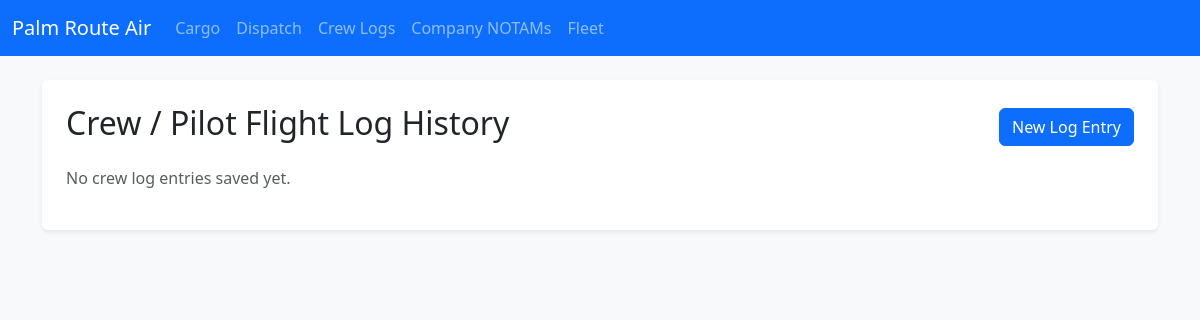
The page /crew/history on the database as committed earlier.
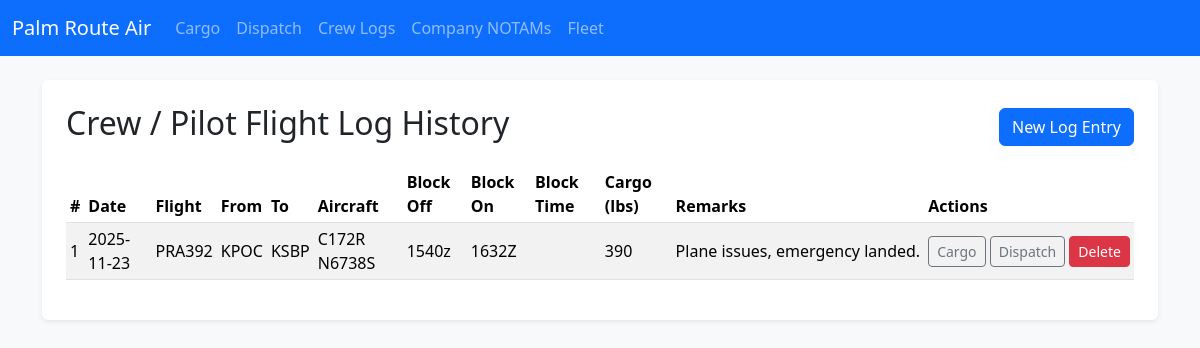
The same page on the database as committed later.
### app.py (models this page shows)
class CrewLog(db.Model):
    id = db.Column(db.Integer, primary_key=True)
    date = db.Column(db.String(20))
    flight_id = db.Column(db.String(20))
    origin = db.Column(db.String(10))
    destination = db.Column(db.String(10))
    aircraft = db.Column(db.String(50))
    block_off = db.Column(db.String(10))
    block_on = db.Column(db.String(10))
    block_time = db.Column(db.String(10))
    cargo_weight = db.Column(db.String(20))
    fuel_used = db.Column(db.String(20))  # actual fuel used (numeric)
    remarks = db.Column(db.Text)
    dispatch_release_id = db.Column(db.Integer, db.ForeignKey('dispatch_release.id'))
    cargo_manifest_id = db.Column(db.Integer, db.ForeignKey('cargo_manifest.id'))
    dispatch_release = db.relationship('DispatchRelease', lazy='joined')
    cargo_manifest = db.relationship('CargoManifest', lazy='joined')

### app.py (the view)
@app.route('/crew/history')
def crew_history():
    logs = CrewLog.query.order_by(CrewLog.id.desc()).all()
    return render_template('crew_history.html', logs=logs)

### templates/crew_history.html
{% extends 'base.html' %}
{% block content %}
<div class="p-4 bg-white rounded shadow-sm">
  <div class="d-flex justify-content-between align-items-center mb-3">
    <h2>Crew / Pilot Flight Log History</h2>
    <a href="{{ url_for('crew') }}" class="btn btn-primary">New Log Entry</a>
  </div>
  {% if logs %}
  <div class="table-responsive">
    <table class="table table-sm table-striped align-middle">
      <thead>
        <tr>
          <th>#</th>
          <th>Date</th>
          <th>Flight</th>
          <th>From</th>
          <th>To</th>
          <th>Aircraft</th>
          <th>Block Off</th>
          <th>Block On</th>
          <th>Block Time</th>
          <th>Cargo (lbs)</th>
          <th>Remarks</th>
          <th>Actions</th>
        </tr>
      </thead>
      <tbody>
        {% for l in logs %}
        <tr>
          <td>{{ l.id }}</td>
          <td>{{ l.date }}</td>
          <td>{{ l.flight_id }}</td>
          <td>{{ l.origin }}</td>
          <td>{{ l.destination }}</td>
          <td>{{ l.aircraft }}</td>
          <td>{{ l.block_off }}</td>
          <td>{{ l.block_on }}</td>
          <td>{{ l.block_time }}</td>
          <td>{{ l.cargo_weight }}</td>
          <td style="max-width: 260px; white-space: nowrap; overflow: hidden; text-overflow: ellipsis;">{{ l.remarks }}</td>
          <td class="text-nowrap">
            <a class="btn btn-outline-secondary btn-sm" href="{{ url_for('cargo', date=l.date, flight_id=l.flight_id, aircraft=l.aircraft, departure=l.origin, arrival=l.destination) }}">Cargo</a>
            <a class="btn btn-outline-secondary btn-sm" href="{{ url_for('dispatch', date=l.date, flight_id=l.flight_id, aircraft=l.aircraft, departure=l.origin, destination=l.destination) }}">Dispatch</a>
            <form action="{{ url_for('delete_crew', id=l.id) }}" method="post" class="d-inline">
              <button class="btn btn-danger btn-sm" onclick="return confirm('Delete this crew log entry?')">Delete</button>
            </form>
          </td>
        </tr>
        {% endfor %}
      </tbody>
    </table>
  </div>
  {% else %}
  <p class="text-muted">No crew log entries saved yet.</p>
  {% endif %}
</div>
{% endblock %}

### templates/base.html (shortened to what this page needs)
<!doctype html>
<html lang="en">
  <head>
    <link href="https://cdn.jsdelivr.net/npm/bootstrap@5.3.3/dist/css/bootstrap.min.css" rel="stylesheet">
  </head>
  <body class="bg-light">
    <nav class="navbar navbar-expand-lg navbar-dark bg-primary mb-4">
      <div class="container-fluid">
        <a class="navbar-brand" href="{{ url_for('index') }}">Palm Route Air</a>
        <div class="collapse navbar-collapse" id="navbarNav">
          <ul class="navbar-nav">
            <li class="nav-item"><a class="nav-link" href="{{ url_for('cargo_history') }}">Cargo</a></li>
            <li class="nav-item"><a class="nav-link" href="{{ url_for('dispatch_history') }}">Dispatch</a></li>
            <li class="nav-item"><a class="nav-link" href="{{ url_for('crew_history') }}">Crew Logs</a></li>
            <li class="nav-item"><a class="nav-link" href="{{ url_for('notams_history') }}">Company NOTAMs</a></li>
            <li class="nav-item"><a class="nav-link" href="{{ url_for('fleet_history') }}">Fleet</a></li>
          </ul>
        </div>
      </div>
    </nav>
    <main class="container mb-5">
      {% block content %}{% endblock %}
    </main>
  </body>
</html>

Rows that differ between the two databases and show on the page:
added CrewLog: id "1", date "2025-11-23", flight_id "PRA392", origin "KPOC", destination "KSBP", aircraft "C172R N6738S", block_off "1540z", block_on "1632Z", cargo_weight "390", remarks "Plane issues, emergency landed."
Other text that changed with them:
text no longer shown: "No crew log entries saved yet."
text now shown: "# Date Flight From To Aircraft Block Off Block On Block Time Cargo (lbs) Remarks Actions"
